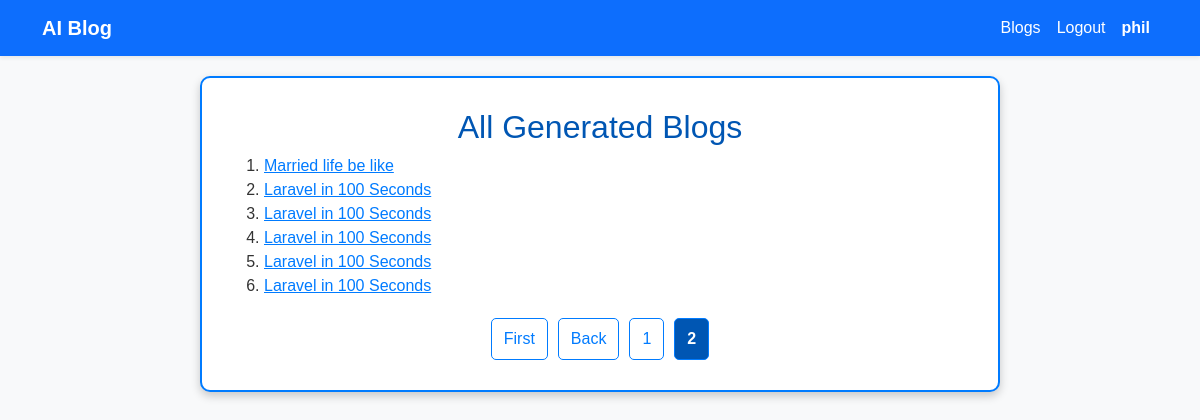
Page /transcription?page=2 (signed in) on the earlier database version.
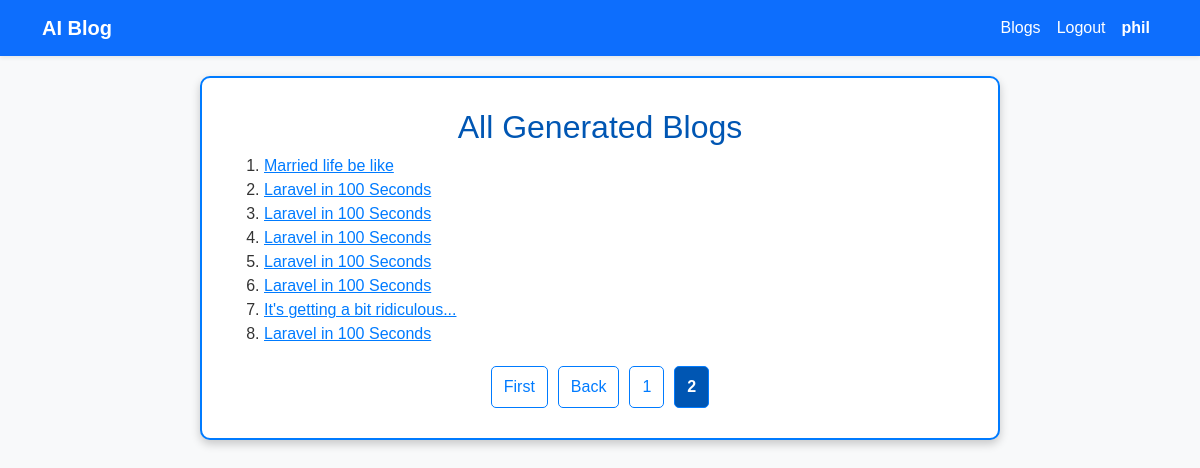
Same page on the later database version.
### blog/models.py (models this page shows)
class Content(models.Model):
    id = models.AutoField(primary_key=True)
    user = models.ForeignKey("auth.user", models.CASCADE)
    title = models.CharField(max_length=200)
    transcription = models.TextField()
    created = models.DateTimeField(auto_now_add=True)

### blog/views.py (the view)
# urls.py: path("transcription", views.transcription, name="transcription"),
@login_required
def transcription(request):
    transcripts = Content.objects.filter(user=request.user).order_by("created")
    paginator = Paginator(transcripts, 10)
    page_number = request.GET.get("page")
    try:
        page_obj = paginator.get_page(page_number)
    except PageNotAnInteger:
        page_obj = paginator.page(1)
    except EmptyPage:
        page_obj = paginator.page(paginator.num_pages)
    return render(request, "transcription.html", {"page_obj": page_obj})

### blog/templates/transcription.html (shortened to what this page needs)
{% extends 'base.html' %}
    {% block content %}
    {% if page_obj %}
    <h2>All Generated Blogs</h2>
    <ol>
    {% for memo in page_obj %}
    <li> <a href={% url 'blogs' memo.id %}>{{ memo.title}}</a></li>
    {% endfor %}
    </ol>
    {% else %}
        <h3>You do not have any blogs</h3>
    {% endif %}
    {% if page_obj %}
    <div class="pagination">
        {% if page_obj.has_previous %}
            <a href="?page=1">First</a>
            <a href="?page={{ page_obj.previous_page_number }}">Back</a>
        {% endif %}
        {% for num in page_obj.paginator.page_range %}
            {% if page_obj.number == num %}
                <strong>{{ num }}</strong>
            {% else %}
                <a href="?page={{ num }}">{{ num }}</a>
            {% endif %}
        {% endfor %}
    </div>
    {% endif %}
    {% endblock %}

Differences in the rows shown:
added Content: title "It's getting a bit ridiculous..."
added Content: title "Laravel in 100 Seconds"
